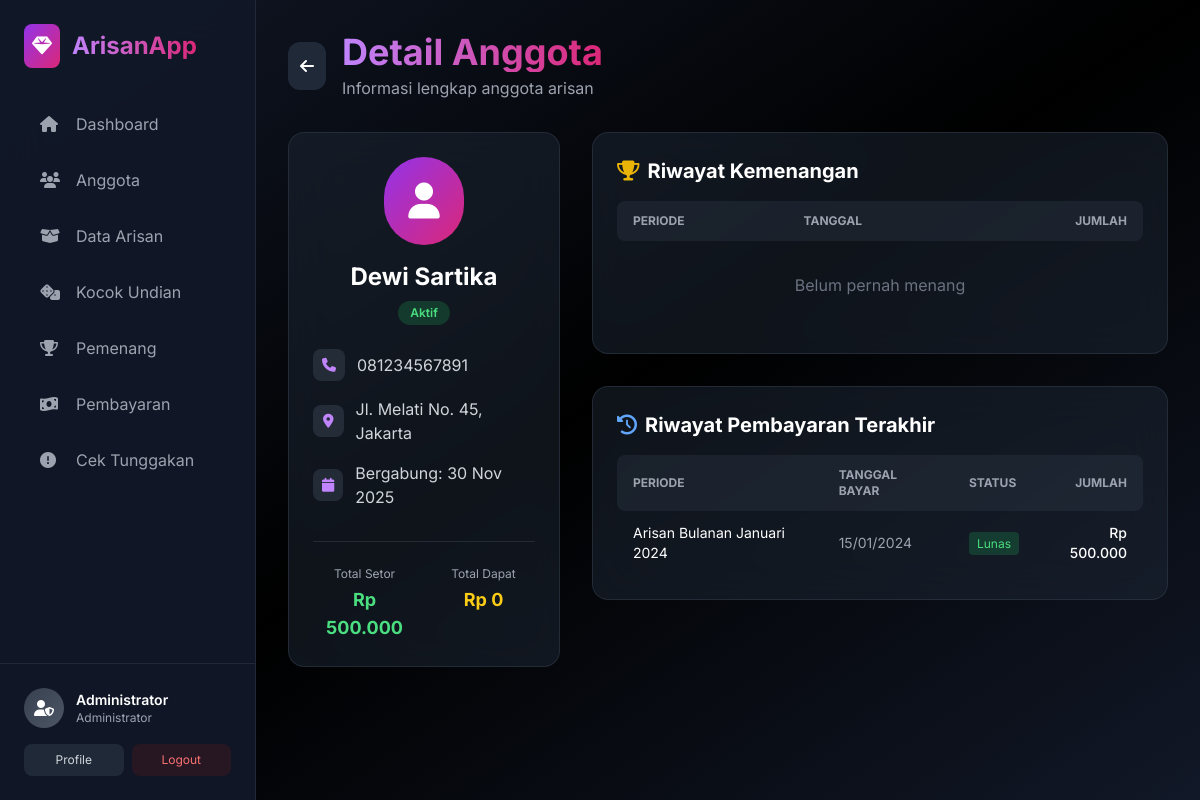
/member_detail.php?id=2 (signed in), run on the app's committed database.
### tables this page shows
CREATE TABLE IF NOT EXISTS members (
    id INT AUTO_INCREMENT PRIMARY KEY,
    name VARCHAR(100) NOT NULL,
    phone VARCHAR(20) NOT NULL,
    address TEXT,
    status ENUM('active', 'inactive') DEFAULT 'active',
    created_at TIMESTAMP DEFAULT CURRENT_TIMESTAMP,
    updated_at TIMESTAMP DEFAULT CURRENT_TIMESTAMP ON UPDATE CURRENT_TIMESTAMP,
    INDEX idx_status (status)
);

CREATE TABLE IF NOT EXISTS payments (
    id INT AUTO_INCREMENT PRIMARY KEY,
    member_id INT NOT NULL,
    arisan_id INT NOT NULL,
    amount DECIMAL(15,2) NOT NULL,
    payment_date DATE NOT NULL,
    status ENUM('paid', 'pending', 'cancelled') DEFAULT 'paid',
    notes TEXT,
    created_at TIMESTAMP DEFAULT CURRENT_TIMESTAMP,
    updated_at TIMESTAMP DEFAULT CURRENT_TIMESTAMP ON UPDATE CURRENT_TIMESTAMP,
    FOREIGN KEY (member_id) REFERENCES members(id) ON DELETE CASCADE,
    FOREIGN KEY (arisan_id) REFERENCES arisan_periods(id) ON DELETE CASCADE,
    INDEX idx_member (member_id),
    INDEX idx_arisan (arisan_id),
    INDEX idx_payment_date (payment_date),
    INDEX idx_status (status)
);

CREATE TABLE IF NOT EXISTS arisan_periods (
    id INT AUTO_INCREMENT PRIMARY KEY,
    period_name VARCHAR(100) NOT NULL,
    amount DECIMAL(15,2) NOT NULL,
    duration_months INT NOT NULL,
    status ENUM('active', 'completed', 'inactive') DEFAULT 'active',
    created_at TIMESTAMP DEFAULT CURRENT_TIMESTAMP,
    updated_at TIMESTAMP DEFAULT CURRENT_TIMESTAMP ON UPDATE CURRENT_TIMESTAMP,
    INDEX idx_status (status)
);

### member_detail.php (the view, shortened to what this page needs)
<?php
$member_id = $_GET['id'];
$db = new Database();
$conn = $db->getConnection();
$stmt = $conn->prepare("SELECT * FROM members WHERE id = ?");
$stmt->execute([$member_id]);
$member = $stmt->fetch(PDO::FETCH_ASSOC);
$stmt = $conn->prepare("
    SELECT w.*, a.period_name, a.amount
    FROM winners w
    JOIN arisan_periods a ON w.arisan_id = a.id
    WHERE w.member_id = ?
    ORDER BY w.draw_date DESC
");
$stmt->execute([$member_id]);
$wins = $stmt->fetchAll(PDO::FETCH_ASSOC);
$stmt = $conn->prepare("
    SELECT p.*, a.period_name
    FROM payments p
    JOIN arisan_periods a ON p.arisan_id = a.id
    WHERE p.member_id = ?
    ORDER BY p.payment_date DESC
");
$stmt->execute([$member_id]);
$payments = $stmt->fetchAll(PDO::FETCH_ASSOC);
$total_wins_amount = array_sum(array_column($wins, 'amount'));
$total_paid_amount = array_sum(array_column($payments, 'amount'));
?>
<!DOCTYPE html>
<html lang="id">
<head>
    <script src="https://cdn.tailwindcss.com"></script>
    <link rel="stylesheet" href="https://cdnjs.cloudflare.com/ajax/libs/font-awesome/6.4.0/css/all.min.css">
    <link rel="stylesheet" href="assets/css/style.css">
</head>
<body class="bg-gradient-to-br from-gray-900 via-black to-gray-900 text-gray-100 min-h-screen font-['Inter']">
    <?php include 'includes/sidebar.php'; ?>
    <div class="ml-64 p-8">
        <div class="mb-8 flex items-center gap-4">
            <a href="members.php" class="bg-gray-800 hover:bg-gray-700 p-3 rounded-xl transition-all">
                <i class="fas fa-arrow-left text-white"></i>
            </a>
            <div>
                <h1 class="text-4xl font-bold bg-gradient-to-r from-purple-400 to-pink-600 bg-clip-text text-transparent mb-1">
                </h1>
                <p class="text-gray-400">Informasi lengkap anggota arisan</p>
            </div>
        </div>
        <div class="grid grid-cols-1 lg:grid-cols-3 gap-8">
            <div class="lg:col-span-1 space-y-6">
                <div class="bg-gray-800/50 backdrop-blur-xl rounded-2xl p-6 border border-gray-700/50">
                    <div class="text-center mb-6">
                        <div class="inline-block bg-gradient-to-br from-purple-600 to-pink-600 p-6 rounded-full mb-4">
                            <i class="fas fa-user text-4xl text-white"></i>
                        </div>
                        <h2 class="text-2xl font-bold text-white"><?php echo htmlspecialchars($member['name']); ?></h2>
                        <span class="inline-block px-3 py-1 rounded-full text-xs font-semibold mt-2 <?php echo $member['status'] == 'active' ? 'bg-green-500/20 text-green-400' : 'bg-red-500/20 text-red-400'; ?>">
                            <?php echo $member['status'] == 'active' ? 'Aktif' : 'Tidak Aktif'; ?>
                        </span>
                    </div>
                    <div class="space-y-4">
                        <div class="flex items-center gap-3 text-gray-300">
                            <div class="w-8 h-8 rounded-lg bg-gray-700/50 flex items-center justify-center">
                                <i class="fas fa-phone text-purple-400 text-sm"></i>
                            </div>
                            <span><?php echo htmlspecialchars($member['phone']); ?></span>
                        </div>
                        <div class="flex items-center gap-3 text-gray-300">
                            <div class="w-8 h-8 rounded-lg bg-gray-700/50 flex items-center justify-center">
                                <i class="fas fa-map-marker-alt text-purple-400 text-sm"></i>
                            </div>
                            <span><?php echo htmlspecialchars($member['address']); ?></span>
                        </div>
                        <div class="flex items-center gap-3 text-gray-300">
                            <div class="w-8 h-8 rounded-lg bg-gray-700/50 flex items-center justify-center">
                                <i class="fas fa-calendar text-purple-400 text-sm"></i>
                            </div>
                            <span>Bergabung: <?php echo date('d M Y', strtotime($member['created_at'])); ?></span>
                        </div>
                    </div>
                    <div class="mt-8 pt-6 border-t border-gray-700/50 grid grid-cols-2 gap-4">
                        <div class="text-center">
                            <p class="text-xs text-gray-400 mb-1">Total Setor</p>
                            <p class="text-lg font-bold text-green-400">
                                Rp <?php echo number_format($total_paid_amount, 0, ',', '.'); ?>
                            </p>
                        </div>
                        <div class="text-center">
                            <p class="text-xs text-gray-400 mb-1">Total Dapat</p>
                            <p class="text-lg font-bold text-yellow-400">
                                Rp <?php echo number_format($total_wins_amount, 0, ',', '.'); ?>
                            </p>
                        </div>
                    </div>
                </div>
            </div>
            <div class="lg:col-span-2 space-y-8">
                <div class="bg-gray-800/50 backdrop-blur-xl rounded-2xl p-6 border border-gray-700/50">
                    <h3 class="text-xl font-bold text-white mb-4 flex items-center gap-2">
                        <i class="fas fa-trophy text-yellow-500"></i> Riwayat Kemenangan
                    </h3>
                    <div class="overflow-x-auto">
                        <table class="w-full text-left">
                            <thead class="text-xs text-gray-400 uppercase bg-gray-700/30">
                                <tr>
                                    <th class="px-4 py-3 rounded-l-lg">Periode</th>
                                    <th class="px-4 py-3">Tanggal</th>
                                    <th class="px-4 py-3 rounded-r-lg text-right">Jumlah</th>
                                </tr>
                            </thead>
                            <tbody class="divide-y divide-gray-700/30">
                                <?php if (empty($wins)): ?>
                                    <tr>
                                        <td colspan="3" class="px-4 py-8 text-center text-gray-500">Belum pernah menang</td>
                                    </tr>
                                <?php endif; ?>
                            </tbody>
                        </table>
                    </div>
                </div>
                <div class="bg-gray-800/50 backdrop-blur-xl rounded-2xl p-6 border border-gray-700/50">
                    <h3 class="text-xl font-bold text-white mb-4 flex items-center gap-2">
                        <i class="fas fa-history text-blue-400"></i> Riwayat Pembayaran Terakhir
                    </h3>
                    <div class="overflow-x-auto">
                        <table class="w-full text-left">
                            <thead class="text-xs text-gray-400 uppercase bg-gray-700/30">
                                <tr>
                                    <th class="px-4 py-3 rounded-l-lg">Periode</th>
                                    <th class="px-4 py-3">Tanggal Bayar</th>
                                    <th class="px-4 py-3">Status</th>
                                    <th class="px-4 py-3 rounded-r-lg text-right">Jumlah</th>
                                </tr>
                            </thead>
                            <tbody class="divide-y divide-gray-700/30">
                                <?php if (empty($payments)): ?>
                                    <tr>
                                        <td colspan="4" class="px-4 py-8 text-center text-gray-500">Belum ada data pembayaran</td>
                                    </tr>
                                <?php else: ?>
                                    <?php foreach (array_slice($payments, 0, 10) as $payment): ?>
                                        <tr class="text-sm">
                                            <td class="px-4 py-3 text-white"><?php echo htmlspecialchars($payment['period_name']); ?></td>
                                            <td class="px-4 py-3 text-gray-400"><?php echo date('d/m/Y', strtotime($payment['payment_date'])); ?></td>
                                            <td class="px-4 py-3">
                                                <span class="px-2 py-1 rounded text-xs bg-green-500/20 text-green-400">Lunas</span>
                                            </td>
                                            <td class="px-4 py-3 text-white font-medium text-right">
                                                Rp <?php echo number_format($payment['amount'], 0, ',', '.'); ?>
                                            </td>
                                        </tr>
                                    <?php endforeach; ?>
                                <?php endif; ?>
                            </tbody>
                        </table>
                    </div>
                </div>
            </div>
        </div>
    </div>
</body>
</html>

### data on the page
members: name "Dewi Sartika", phone "081234567891", address "Jl. Melati No. 45, Jakarta", created_at "30 Nov 2025"
payments: arisan.period_name "Arisan Bulanan Januari 2024", payment_date "15/01/2024", amount "500.000"

### other printed values
$_SESSION['admin_name'] "Administrator"
$total_paid_amount "500.000"
$total_wins_amount "0"
